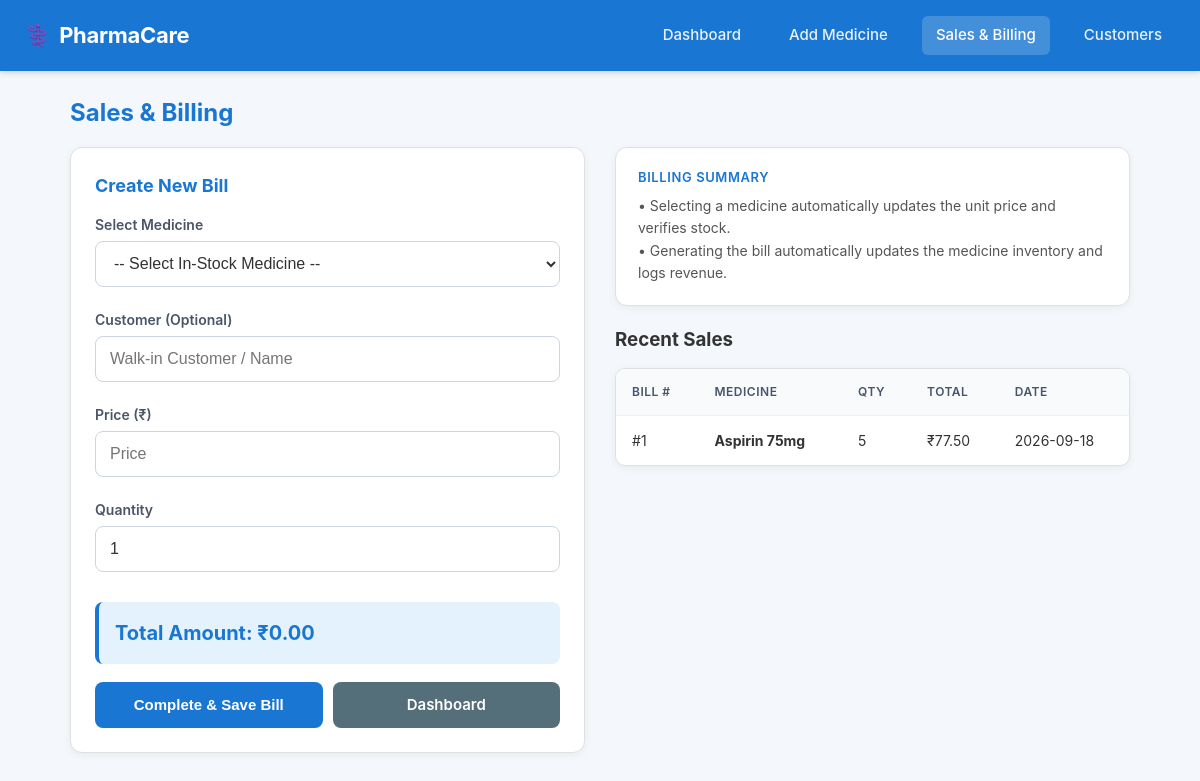
The app's page /sales with its own data.
### tables this page shows
CREATE TABLE sales (
            id INTEGER PRIMARY KEY AUTOINCREMENT,
            medicine_id INTEGER,
            medicine_name TEXT NOT NULL,
            customer_name TEXT,
            quantity INTEGER NOT NULL,
            unit_price REAL NOT NULL,
            total_amount REAL NOT NULL,
            created_at TIMESTAMP DEFAULT CURRENT_TIMESTAMP,
            FOREIGN KEY (medicine_id) REFERENCES medicines (id)
        );

### app.py (the view, shortened to what this page needs)
@app.route('/sales', methods=['GET', 'POST'])
def sales():
    conn = get_db_connection()
    medicines = conn.execute("SELECT * FROM medicines WHERE quantity > 0 ORDER BY name ASC").fetchall()
    recent_sales = conn.execute("SELECT * FROM sales ORDER BY id DESC LIMIT 10").fetchall()
    conn.close()
    return render_template('sales.html', medicines=medicines, sales=recent_sales)

### app.py (called while the page is built)
@app.before_request
def ensure_db():
    if not os.path.exists(DB_PATH):
        init_db()

### database.py (called while the page is built)
def get_db_connection():
    conn = sqlite3.connect(DB_PATH)
    conn.row_factory = sqlite3.Row
    return conn

### templates/sales.html (shortened to what this page needs)
<!DOCTYPE html>
<html lang="en">
<head>
    <link rel="stylesheet" href="{{ url_for('static', filename='style.css') }}">
</head>
<body>
    <header>
        <h1>⚕️ <a href="{{ url_for('home') }}">PharmaCare</a></h1>
        <nav class="desktop-nav">
            <a href="{{ url_for('home') }}">Dashboard</a>
            <a href="{{ url_for('add_medicine') }}">Add Medicine</a>
            <a href="{{ url_for('sales') }}" class="active">Sales & Billing</a>
            <a href="{{ url_for('customers') }}">Customers</a>
        </nav>
    </header>
    <main class="container">
        <h2>Sales & Billing</h2>
        <div class="two-col-layout">
            <form method="POST" id="billingForm" style="width: 100%; max-width: none;">
                <h3 style="color: #1976d2; margin-bottom: 15px; font-size: 18px;">Create New Bill</h3>
                <label for="medicine_id">Select Medicine</label>
                <select id="medicine_id" name="medicine_id" onchange="onMedicineSelect()" required>
                    <option value="" data-price="0" data-stock="0">-- Select In-Stock Medicine --</option>
                </select>
                <label for="customer_name">Customer (Optional)</label>
                <input type="text" id="customer_name" name="customer_name" placeholder="Walk-in Customer / Name">
                <label for="price">Price (₹)</label>
                <input type="number" id="price" name="price" step="0.01" inputmode="decimal" placeholder="Price" oninput="calculateTotal()" required>
                <label for="quantity">Quantity</label>
                <input type="number" id="quantity" name="quantity" min="1" value="1" inputmode="numeric" placeholder="Quantity" oninput="calculateTotal()" required>
                <div class="bill-total-box">
                    <h2 id="total">Total Amount: ₹0.00</h2>
                </div>
                <div style="display: flex; gap: 10px; flex-wrap: wrap;">
                    <button type="submit" class="btn" style="flex: 1;">Complete & Save Bill</button>
                    <a href="{{ url_for('home') }}" class="btn btn-secondary" style="flex: 1;">Dashboard</a>
                </div>
            </form>
            <div>
                <div class="card" style="margin-bottom: 20px;">
                    <h3 style="color: #1976d2;">Billing Summary</h3>
                    <p style="font-size: 14px; color: #555; font-weight: normal; margin-top: 8px; line-height: 1.6;">
                        • Selecting a medicine automatically updates the unit price and verifies stock.<br>
                        • Generating the bill automatically updates the medicine inventory and logs revenue.<br>
                    </p>
                </div>
                <h3>Recent Sales</h3>
                <div class="table-responsive">
                    <table>
                        <thead>
                            <tr>
                                <th>Bill #</th>
                                <th>Medicine</th>
                                <th>Qty</th>
                                <th>Total</th>
                                <th>Date</th>
                            </tr>
                        </thead>
                        <tbody>
                            {% for sale in sales %}
                            <tr>
                                <td>#{{ sale.id }}</td>
                                <td><strong>{{ sale.medicine_name }}</strong></td>
                                <td>{{ sale.quantity }}</td>
                                <td>₹{{ "%.2f"|format(sale.total_amount) }}</td>
                                <td>{{ sale.created_at[:10] }}</td>
                            </tr>
                            {% else %}
                            <tr>
                                <td colspan="5" style="text-align: center; color: #777; padding: 20px;">No sales recorded yet.</td>
                            </tr>
                            {% endfor %}
                        </tbody>
                    </table>
                </div>
            </div>
        </div>
    </main>
</body>
</html>

### static/style.css (style rules this page uses)
:root { --primary-color: #1976d2; --primary-hover: #125ca3; --bg-color: #f4f7fb; --card-bg: #ffffff; --text-primary: #333333; --text-muted: #666666; --danger-color: #d32f2f; --danger-hover: #b71c1c; --success-color: #2e7d32; --border-color: #e0e0e0; --shadow-sm: 0 2px 8px rgba(0, 0, 0, 0.06); --shadow-md: 0 4px 14px rgba(0, 0, 0, 0.1); --nav-height: 64px; --bottom-nav-height: 60px; }
* { margin: 0; padding: 0; box-sizing: border-box; -webkit-tap-highlight-color: transparent; }
body { font-family: -apple-system, BlinkMacSystemFont, "Segoe UI", Roboto, Oxygen, Ubuntu, Cantarell, "Helvetica Neue", sans-serif; background-color: var(--bg-color); color: var(--text-primary); line-height: 1.5; -webkit-font-smoothing: antialiased; }
header { background-color: var(--primary-color); color: white; padding: 16px 24px; display: flex; justify-content: space-between; align-items: center; box-shadow: 0 2px 6px rgba(0, 0, 0, 0.15); position: sticky; top: 0; z-index: 100; }
header h1 { font-size: 22px; font-weight: 700; display: flex; align-items: center; gap: 8px; letter-spacing: -0.3px; }
header h1 a { color: white; text-decoration: none; }
nav.desktop-nav { display: flex; align-items: center; gap: 20px; }
nav.desktop-nav a { color: rgba(255, 255, 255, 0.9); text-decoration: none; font-size: 15px; font-weight: 500; padding: 8px 14px; border-radius: 6px; transition: background-color 0.2s ease, opacity 0.2s ease; }
nav.desktop-nav a:hover, nav.desktop-nav a.active { background-color: rgba(255, 255, 255, 0.18); color: #ffffff; }
main, .container { max-width: 1100px; margin: 24px auto; padding: 0 20px; }
h2 { color: var(--primary-color); font-size: 24px; margin-bottom: 16px; font-weight: 700; }
.card { background: var(--card-bg); padding: 20px 22px; border-radius: 12px; box-shadow: var(--shadow-sm); border: 1px solid var(--border-color); transition: transform 0.15s ease, box-shadow 0.15s ease; }
.card h3 { color: var(--text-muted); margin-bottom: 8px; font-size: 13px; text-transform: uppercase; letter-spacing: 0.6px; font-weight: 600; }
.card p { font-size: 26px; font-weight: 700; color: var(--primary-color); line-height: 1.2; }
button, .btn { display: inline-flex; align-items: center; justify-content: center; background-color: var(--primary-color); color: white; border: none; padding: 12px 20px; min-height: 46px; border-radius: 8px; cursor: pointer; font-size: 15px; font-weight: 600; text-decoration: none; text-align: center; transition: background-color 0.2s ease, transform 0.1s ease; user-select: none; }
.btn-secondary { background-color: #546e7a; }
form, .medicine-form { background: var(--card-bg); padding: 24px; border-radius: 12px; box-shadow: var(--shadow-sm); border: 1px solid var(--border-color); width: 100%; max-width: 520px; }
label { display: block; margin-top: 10px; margin-bottom: 6px; font-weight: 600; font-size: 14px; color: #4a5568; }
input, select { width: 100%; min-height: 46px; padding: 10px 14px; border: 1.5px solid #cbd5e1; border-radius: 8px; margin-bottom: 12px; font-size: 16px; background-color: #ffffff; color: var(--text-primary); transition: border-color 0.2s ease, box-shadow 0.2s ease; }
.two-col-layout { display: grid; grid-template-columns: 1fr 1fr; gap: 30px; align-items: start; }
.table-responsive { width: 100%; overflow-x: auto; -webkit-overflow-scrolling: touch; border-radius: 10px; border: 1px solid var(--border-color); background: var(--card-bg); box-shadow: var(--shadow-sm); margin-top: 14px; margin-bottom: 24px; }
table { width: 100%; border-collapse: collapse; background: transparent; min-width: 500px; }
th, td { padding: 14px 16px; border-bottom: 1px solid #edf2f7; text-align: left; font-size: 14px; }
th { background-color: #f8fafc; color: #475569; font-weight: 600; text-transform: uppercase; font-size: 12px; letter-spacing: 0.5px; }
tbody tr:last-child td { border-bottom: none; }
.bill-total-box { margin: 18px 0; padding: 16px; background-color: #e3f2fd; border-radius: 8px; border-left: 4px solid var(--primary-color); }
.bill-total-box h2 { margin-bottom: 0; font-size: 20px; }

### records on screen
sales: id "1", medicine_name "Aspirin 75mg", quantity "5", total_amount "77.50", created_at "2026-09-18"
